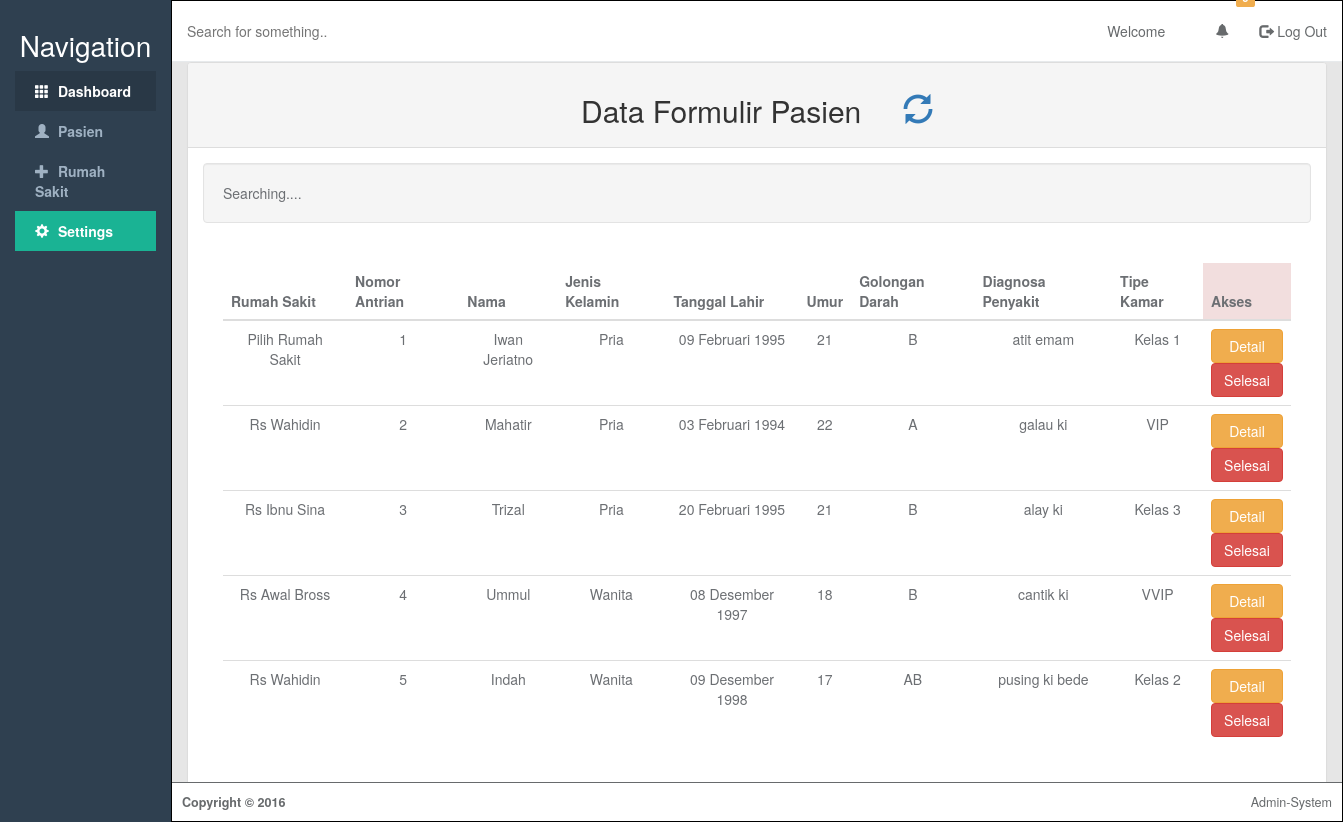
The page /admin/dashboard.php?menu=data-pasien on the database its author committed.
### tables this page shows
CREATE TABLE `Form_Pasien` (
  `RS_Pilihan` varchar(25) NOT NULL,
  `No_Antrian` int(11) NOT NULL,
  `Nama_Lengkap` varchar(25) NOT NULL,
  `Jenis_Kelamin` enum('Pria','Wanita','','') NOT NULL,
  `Tanggal_Lahir` date NOT NULL,
  `Umur` int(5) NOT NULL,
  `Golongan_Darah` enum('A','B','AB','O') NOT NULL,
  `Diagnosa_Penyakit` text NOT NULL,
  `Tipe_Kamar` varchar(15) NOT NULL
);

### controller/tanggal-indo.php (called while the page is built)
<?php
function TanggalIndo($date){
	$BulanIndo = array("Januari", "Februari", "Maret", "April", "Mei", "Juni", "Juli", "Agustus", "September", "Oktober", "November", "Desember");
	$tahun = substr($date, 0, 4);
	$bulan = substr($date, 5, 2);
	$tgl   = substr($date, 8, 2);
	$result = $tgl . " " . $BulanIndo[(int)$bulan-1] . " ". $tahun;
	return($result);
}
?>

### admin/data_pasien.php (the view, shortened to what this page needs)
<div class="container">
  <div class="panel panel-default">
    <div class="panel-heading">
      <span>
        <h2 align="center"> Data Formulir Pasien &nbsp &nbsp
        <a href="javascript:location.reload(true)">
          <span class="glyphicon glyphicon-refresh"></span>
        </a>
        </h2>
      </span>
    </div>
    <div class="panel-body panel-refresh">
      <div class="well">
        Searching....
      </div>
      <div class="data-pasien">
          <table class="table">
            <thead>
              <tr>
                <th>Rumah Sakit</th>
                <th>Nomor Antrian</th>
                <th>Nama</th>
                <th>Jenis Kelamin</th>
                <th>Tanggal Lahir</th>
                <th>Umur</th>
                <th>Golongan Darah</th>
                <th>Diagnosa Penyakit</th>
                <th>Tipe Kamar</th>
                <th class="danger">Akses</th>
              </tr>
            </thead>
            <tbody>
              <?php
                include "../controller/tanggal-indo.php";
                include "delete-pasien.php";
                $sel_sql = "SELECT * FROM Form_Pasien";
                $run_sql = mysqli_query($db, $sel_sql);
                while($data = mysqli_fetch_array($run_sql)) {
                  echo '
                    <tr>
                      <td>'.$data['RS_Pilihan'].'</td>
                      <td>'.$data['No_Antrian'].'</td>
                      <td>'.$data['Nama_Lengkap'].'</td>
                      <td>'.$data['Jenis_Kelamin'].'</td>
                      <td>'.TanggalIndo($data['Tanggal_Lahir']).'</td>
                      <td>'.$data['Umur'].'</td>
                      <td>'.$data['Golongan_Darah'].'</td>
                      <td>'.$data['Diagnosa_Penyakit'].'</td>
                      <td>'.$data['Tipe_Kamar'].'</td>
                      <td>
                        <a class="btn btn-warning" href="index.php?menu=detail_pasien&detail_pasien.php&No='.$data['No_Antrian'].'"> Detail </a><br>
                        <a class="btn btn-danger" href="index.php?menu=data_pasien&delete_pasien.php&No='.$data['No_Antrian'].' "> Selesai </a>
                      </td>
                    </tr>
                  ';
                }
              ?>
            </tbody>
          </table>
        </div>
      </div>
  </div>
</div>

### admin/dashboard.php (shortened to what this page needs)
<!DOCTYPE html>
<html lang="en">
  <head>
    <link rel="stylesheet" href="../view/dist/css/bootstrap.min.css">
    <link rel="stylesheet" href="../view/dist/css/admin.css">
  </head>
  <body>
    <div class="container-fluid display-table">
      <div class="row display-table-row">
        <div class="col-md-2 display-table-cell valign-top" id="sidebar">
          <h2>Navigation</h2>
          <ul>
            <li class="link active">
              <a href="dashboard.php?menu=home">
                <span class="glyphicon glyphicon-th" aria-hidden="ture"></span>
                <span> Dashboard </span>
              </a>
            </li>
            <li class="link">
              <a href="dashboard.php?menu=data-pasien">
                <span class="glyphicon glyphicon-user" aria-hidden="ture"></span>
                <span> Pasien </span>
              </a>
            </li>
            <li class="link">
              <a href="#collapse-rumah-sakit" data-toggle="collapse" aria-controls="collapse-comments">
                <span class="glyphicon glyphicon-plus" aria-hidden="ture"></span>
                <span> Rumah Sakit </span>
              </a>
            </li>
            <li class="link settings-btn">
              <a href="dashboard.php?menu=informasi">
                <span class="glyphicon glyphicon-cog" aria-hidden="ture"></span>
                <span> Settings </span>
              </a>
            </li>
          </ul>
        </div>
        <div class="col-md-10 display-table-cell valign-top" id="content">
          <div class="row">
            <header id="nav-header" class="clearfix">
              <div class="col-md-5">
                <input type="text" id="search-field" name="search" placeholder="Search for something..">
              </div>
              <div class="col-md-7">
                <ul class="pull-right">
                  <li class="welcome"> Welcome </li>
                  <li>
                    <a href="#" class="fixed-width">
                      <span class="glyphicon glyphicon-bell" aria-hidden="true"></span>
                      <span class="label label-warning">
                        <?php
                          include "../controller/koneksi.php";
                        ?>
                      </span>
                    </a>
                  </li>
                  <li>
                    <a href="../controller/logout.php" class="log-out">
                      <span class="glyphicon glyphicon-log-out" aria-hidden="true"></span>
                      Log Out
                    </a>
                  </li>
                </ul>
              </div>
            </header>
          </div>
          <div class="row">
            <div class="content">
              <?php
                if(isset($_GET['menu'])) {
                  if ($_GET['menu']=='home'){
                    include "home.php";
                  }
                  else if ($_GET['menu']=='data-pasien'){
                    include "data_pasien.php";
                  }
                }
                else {
                  include "home.php";
                }
              ?>
            </div>
          </div>
          <div class="row">
            <footer id="admin-footer" class="clearfix">
              <div class="pull-left"><b>Copyright &copy 2016 </b></div>
              <div class="pull-right">Admin-System</div>
            </footer>
          </div>
        </div>
      </div>
    </div>
  </body>
</html>

### rows shown on the page
form_pasien: RS_Pilihan "Pilih Rumah Sakit", No_Antrian "1", Nama_Lengkap "Iwan Jeriatno", Jenis_Kelamin "Pria", Tanggal_Lahir "09 Februari 1995", Umur "21", Golongan_Darah "B", Diagnosa_Penyakit "atit emam", Tipe_Kamar "Kelas 1"
form_pasien: RS_Pilihan "Rs Wahidin", No_Antrian "2", Nama_Lengkap "Mahatir", Jenis_Kelamin "Pria", Tanggal_Lahir "03 Februari 1994", Umur "22", Golongan_Darah "A", Diagnosa_Penyakit "galau ki", Tipe_Kamar "VIP"
form_pasien: RS_Pilihan "Rs Ibnu Sina", No_Antrian "3", Nama_Lengkap "Trizal", Jenis_Kelamin "Pria", Tanggal_Lahir "20 Februari 1995", Umur "21", Golongan_Darah "B", Diagnosa_Penyakit "alay ki", Tipe_Kamar "Kelas 3"
form_pasien: RS_Pilihan "Rs Awal Bross", No_Antrian "4", Nama_Lengkap "Ummul", Jenis_Kelamin "Wanita", Tanggal_Lahir "08 Desember 1997", Umur "18", Golongan_Darah "B", Diagnosa_Penyakit "cantik ki", Tipe_Kamar "VVIP"
form_pasien: RS_Pilihan "Rs Wahidin", No_Antrian "5", Nama_Lengkap "Indah", Jenis_Kelamin "Wanita", Tanggal_Lahir "09 Desember 1998", Umur "17", Golongan_Darah "AB", Diagnosa_Penyakit "pusing ki bede", Tipe_Kamar "Kelas 2"
